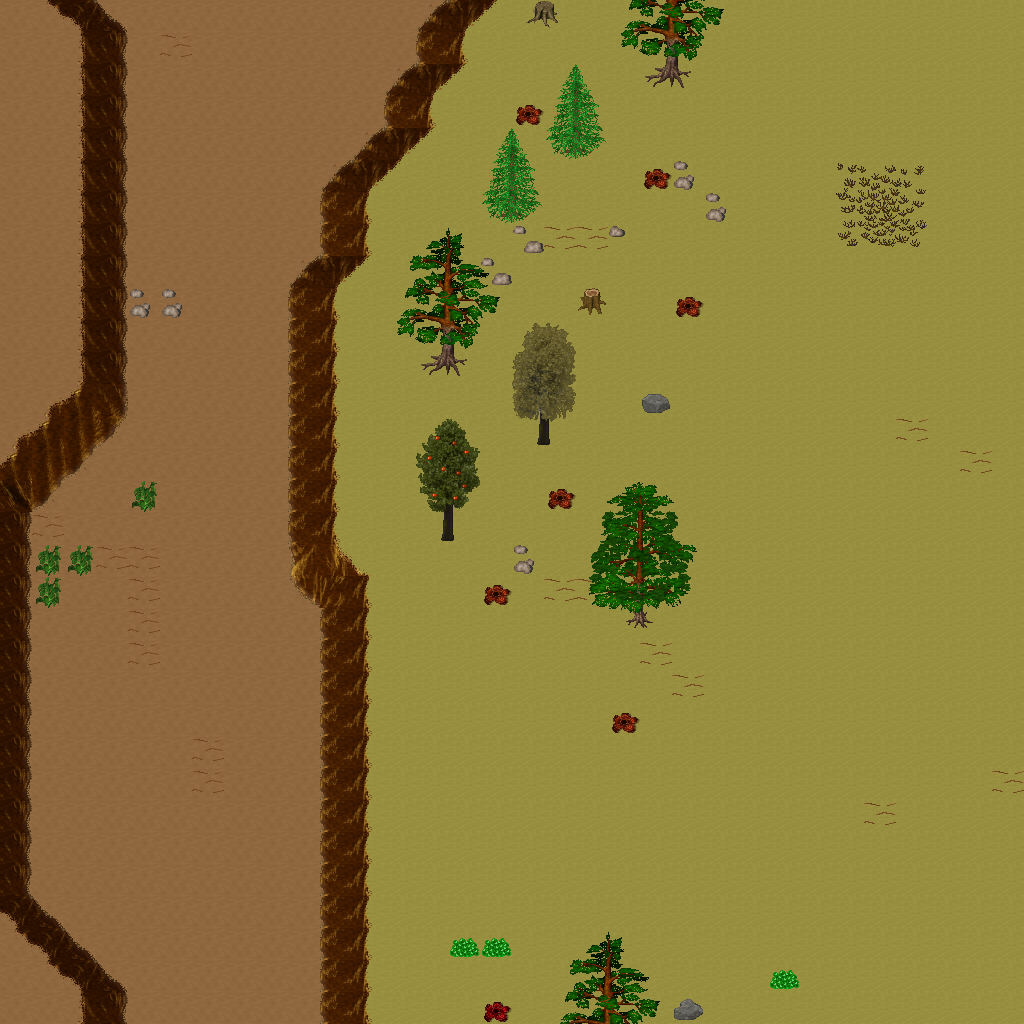

A 2D game scene composited from a Tiled map and its tileset images. What follows is a short description and the map's XML, with each tile layer's data collapsed to a summary:
An orthogonal 32x32 tile map with 32x32 px tiles, 5 tile layers (Ground, Objects, Objects2, Above, ...), 1 hidden layer not drawn, 47 tilesets.

<map version="1.10" tiledversion="1.11.0" orientation="orthogonal" renderorder="right-down" width="32" height="32" tilewidth="32" tileheight="32" infinite="0" nextlayerid="11" nextobjectid="1">
 <tileset firstgid="1" name="ground_ground" tilewidth="32" tileheight="32" tilecount="33" columns="3">
  <image source="../drawable/ground_ground.png" width="96" height="352" />
 </tileset>
 <tileset firstgid="34" name="ground_ice_ice" tilewidth="32" tileheight="32" tilecount="3" columns="3">
  <image source="../drawable/ground_ice_ice.png" width="96" height="32" />
 </tileset>
 <tileset firstgid="37" name="ground_earth_edges" tilewidth="32" tileheight="32" tilecount="18" columns="6">
  <image source="../drawable/ground_earth_edges.png" width="192" height="96" />
 </tileset>
 <tileset firstgid="55" name="ground_rock_pebbles" tilewidth="32" tileheight="32" tilecount="3" columns="1">
  <image source="../drawable/ground_rock_pebbles.png" width="32" height="96" />
 </tileset>
 <tileset firstgid="58" name="item_corpse_huge_animal" tilewidth="32" tileheight="32" tilecount="16" columns="2">
  <image source="../drawable/item_corpse_huge_animal.png" width="64" height="256" />
 </tileset>
 <tileset firstgid="74" name="plant_flower_daisy_white" tilewidth="32" tileheight="32" tilecount="8" columns="2">
  <image source="../drawable/plant_flower_daisy_white.png" width="64" height="128" />
 </tileset>
 <tileset firstgid="82" name="ground_ridge_earth_dark" tilewidth="32" tileheight="32" tilecount="96" columns="12">
  <image source="../drawable/ground_ridge_earth_dark.png" width="384" height="256" />
 </tileset>
 <tileset firstgid="178" name="ground_grass_edges" tilewidth="32" tileheight="32" tilecount="36" columns="12">
  <image source="../drawable/ground_grass_edges.png" width="384" height="96" />
 </tileset>
 <tileset firstgid="214" name="ground_ridge_ice_2" tilewidth="32" tileheight="32" tilecount="42" columns="7">
  <image source="../drawable/ground_ridge_ice_2.png" width="224" height="192" />
 </tileset>
 <tileset firstgid="256" name="ground_ice_glacier" tilewidth="32" tileheight="32" tilecount="1" columns="1">
  <image source="../drawable/ground_ice_glacier.png" width="32" height="32" />
 </tileset>
 <tileset firstgid="257" name="ground_ice_edges" tilewidth="32" tileheight="32" tilecount="9" columns="3">
  <image source="../drawable/ground_ice_edges.png" width="96" height="96" />
 </tileset>
 <tileset firstgid="266" name="plant_bush_large_brown" tilewidth="32" tileheight="32" tilecount="9" columns="3">
  <image source="../drawable/plant_bush_large_brown.png" width="96" height="96" />
 </tileset>
 <tileset firstgid="275" name="ground_ridge_ice" tilewidth="32" tileheight="32" tilecount="42" columns="7">
  <image source="../drawable/ground_ridge_ice.png" width="224" height="192" />
 </tileset>
 <tileset firstgid="317" name="plant_bush_various_small" tilewidth="32" tileheight="32" tilecount="9" columns="3">
  <image source="../drawable/plant_bush_various_small.png" width="96" height="96" />
 </tileset>
 <tileset firstgid="326" name="ground_rock_rocks_2" tilewidth="32" tileheight="32" tilecount="4" columns="2">
  <image source="../drawable/ground_rock_rocks_2.png" width="64" height="64" />
 </tileset>
 <tileset firstgid="330" name="building_decoration_blue_circle" tilewidth="32" tileheight="32" tilecount="4" columns="2">
  <image source="../drawable/building_decoration_blue_circle.png" width="64" height="64" />
 </tileset>
 <tileset firstgid="334" name="item_statue_cross" tilewidth="32" tileheight="32" tilecount="1" columns="1">
  <image source="../drawable/item_statue_cross.png" width="32" height="32" />
 </tileset>
 <tileset firstgid="335" name="ground_rock_green_crystal" tilewidth="32" tileheight="32" tilecount="9" columns="3">
  <image source="../drawable/ground_rock_green_crystal.png" width="96" height="96" />
 </tileset>
 <tileset firstgid="344" name="furniture_light_iron_lamp" tilewidth="32" tileheight="32" tilecount="3" columns="1">
  <image source="../drawable/furniture_light_iron_lamp.png" width="32" height="96" />
 </tileset>
 <tileset firstgid="347" name="item_statue_metal_and_stone" tilewidth="32" tileheight="32" tilecount="6" columns="3">
  <image source="../drawable/item_statue_metal_and_stone.png" width="96" height="64" />
 </tileset>
 <tileset firstgid="353" name="ground_ladder_horizontal_pale" tilewidth="32" tileheight="32" tilecount="3" columns="1">
  <image source="../drawable/ground_ladder_horizontal_pale.png" width="32" height="96" />
 </tileset>
 <tileset firstgid="356" name="plant_bush_bushes" tilewidth="32" tileheight="32" tilecount="10" columns="5">
  <image source="../drawable/plant_bush_bushes.png" width="160" height="64" />
 </tileset>
 <tileset firstgid="366" name="item_blood_floor_stain" tilewidth="32" tileheight="32" tilecount="1" columns="1">
  <image source="../drawable/item_blood_floor_stain.png" width="32" height="32" />
 </tileset>
 <tileset firstgid="367" name="item_corpse_skull_dark" tilewidth="32" tileheight="32" tilecount="2" columns="2">
  <image source="../drawable/item_corpse_skull_dark.png" width="64" height="32" />
 </tileset>
 <tileset firstgid="369" name="furniture_light_flames" tilewidth="32" tileheight="32" tilecount="6" columns="6">
  <image source="../drawable/furniture_light_flames.png" width="192" height="32" />
 </tileset>
 <tileset firstgid="375" name="logic_creature_human" tilewidth="32" tileheight="32" tilecount="5" columns="5">
  <image source="../drawable/logic_creature_human.png" width="160" height="32" />
 </tileset>
 <tileset firstgid="380" name="logic_creature_elemental" tilewidth="32" tileheight="32" tilecount="16" columns="8">
  <image source="../drawable/logic_creature_elemental.png" width="256" height="64" />
 </tileset>
 <tileset firstgid="396" name="logic_collision" tilewidth="32" tileheight="32" tilecount="1" columns="1">
  <image source="../drawable/logic_collision.png" width="32" height="32" />
 </tileset>
 <tileset firstgid="397" name="logic_creature_giant_human" tilewidth="32" tileheight="32" tilecount="16" columns="8">
  <image source="../drawable/logic_creature_giant_human.png" width="256" height="64" />
 </tileset>
 <tileset firstgid="413" name="plant_tree_taller_trees" tilewidth="32" tileheight="32" tilecount="32" columns="8">
  <image source="../drawable/plant_tree_taller_trees.png" width="256" height="128" />
 </tileset>
 <tileset firstgid="445" name="plant_tree_spruce" tilewidth="32" tileheight="32" tilecount="6" columns="2">
  <image source="../drawable/plant_tree_spruce.png" width="64" height="96" />
 </tileset>
 <tileset firstgid="451" name="plant_bush_bush_mult_colored" tilewidth="32" tileheight="32" tilecount="6" columns="3">
  <image source="../drawable/plant_bush_bush_mult_colored.png" width="96" height="64" />
 </tileset>
 <tileset firstgid="457" name="ground_ice_icehole" tilewidth="32" tileheight="32" tilecount="1" columns="1">
  <image source="../drawable/ground_ice_icehole.png" width="32" height="32" />
 </tileset>
 <tileset firstgid="458" name="logic_portal" tilewidth="32" tileheight="32" tilecount="24" columns="8">
  <image source="../drawable/logic_portal.png" width="256" height="96" />
 </tileset>
 <tileset firstgid="482" name="building_wall_int_clay" tilewidth="32" tileheight="32" tilecount="100" columns="10">
  <image source="../drawable/building_wall_int_clay.png" width="320" height="320" />
 </tileset>
 <tileset firstgid="582" name="plant_tree_pine_tree" tilewidth="32" tileheight="32" tilecount="20" columns="4">
  <image source="../drawable/plant_tree_pine_tree.png" width="128" height="160" />
 </tileset>
 <tileset firstgid="602" name="plant_tree_pine_tree_1" tilewidth="32" tileheight="32" tilecount="20" columns="4">
  <image source="../drawable/plant_tree_pine_tree_1.png" width="128" height="160" />
 </tileset>
 <tileset firstgid="622" name="plant_stump_hollow_logs" tilewidth="32" tileheight="32" tilecount="6" columns="3">
  <image source="../drawable/plant_stump_hollow_logs.png" width="96" height="64" />
 </tileset>
 <tileset firstgid="628" name="plant_stump_small_stump" tilewidth="32" tileheight="32" tilecount="4" columns="2">
  <image source="../drawable/plant_stump_small_stump.png" width="64" height="64" />
 </tileset>
 <tileset firstgid="632" name="plant_stump_stump_snow1" tilewidth="32" tileheight="32" tilecount="2" columns="2">
  <image source="../drawable/plant_stump_stump_snow1.png" width="64" height="32" />
 </tileset>
 <tileset firstgid="634" name="plant_stump_stump_snow" tilewidth="32" tileheight="32" tilecount="2" columns="2">
  <image source="../drawable/plant_stump_stump_snow.png" width="64" height="32" />
 </tileset>
 <tileset firstgid="636" name="building_decoration_rocks" tilewidth="32" tileheight="32" tilecount="6" columns="3">
  <image source="../drawable/building_decoration_rocks.png" width="96" height="64" />
 </tileset>
 <tileset firstgid="642" name="ground_rock_rocks" tilewidth="32" tileheight="32" tilecount="4" columns="2">
  <image source="../drawable/ground_rock_rocks.png" width="64" height="64" />
 </tileset>
 <tileset firstgid="646" name="plant_tree_snow_on_pine" tilewidth="32" tileheight="32" tilecount="20" columns="4">
  <image source="../drawable/plant_tree_snow_on_pine.png" width="128" height="160" />
 </tileset>
 <tileset firstgid="666" name="light_dim_light_5x5" tilewidth="32" tileheight="32" tilecount="25" columns="5">
  <image source="../drawable/light_dim_light_5x5.png" width="160" height="160" />
 </tileset>
 <tileset firstgid="691" name="logic_creature_fowl" tilewidth="32" tileheight="32" tilecount="6" columns="6">
  <image source="../drawable/logic_creature_fowl.png" width="192" height="32" />
 </tileset>
 <tileset firstgid="697" name="logic_creature_animal" tilewidth="32" tileheight="32" tilecount="32" columns="8">
  <image source="../drawable/logic_creature_animal.png" width="256" height="128" />
 </tileset>
 <layer id="1" name="Ground" width="32" height="32">
  <data>[1024 cells, 1024 non-empty, 2 distinct tile ids]</data>
 </layer>
 <layer id="2" name="Objects" width="32" height="32">
  <data>[1024 cells, 200 non-empty, 56 distinct tile ids]</data>
 </layer>
 <layer id="3" name="Objects2" width="32" height="32">
  <data>[1024 cells, 2 non-empty, 1 distinct tile ids]</data>
 </layer>
 <layer id="4" name="Above" width="32" height="32">
  <data>[1024 cells, 76 non-empty, 50 distinct tile ids]</data>
 </layer>
 <layer id="5" name="Above2" width="32" height="32">
  <data>[1024 cells, 0 non-empty, 0 distinct tile ids]</data>
 </layer>
 <layer id="6" name="Walkable" width="32" height="32" visible="0">
  <data>[1024 cells, 150 non-empty, 1 distinct tile ids]</data>
 </layer>
 <objectgroup id="7" name="Mapevents" />
 <objectgroup id="8" name="Spawn" />
 <objectgroup id="9" name="Keys" />
 <objectgroup id="10" name="Replace" />
</map>
